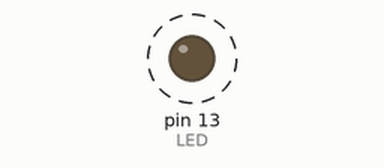
Simulated run of this sketch. Board: Arduino Uno, built with avr-gcc and run on an emulated ATmega328P. On the bench: output pins drawn as LEDs (lit = HIGH). Dashed ring = blinking.

Above: at 0.5 s.
Timing chart, 0 to 4.6 s (numbered marks = the images above):
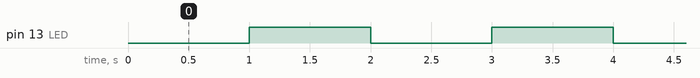

The sketch:

tema6.ino
```cpp
#include <TimerOne.h>

#define PARPADEO_OK 	1000000
#define PARPADEO_ERR 	50000
#define LED 13

void setup() {
  pinMode(LED, OUTPUT);
  Timer1.initialize(PARPADEO_OK);	// Inicializamos Temporizador 1 a 1s.
  Timer1.attachInterrupt(parpadea);	// Función asociada al desbordamiento.
  Serial.begin(9600);
}

void parpadea() {
  digitalWrite(LED, !digitalRead(LED));
}

void loop() {
  if (Serial.available() > 0){
    if (Serial.read()=='x') {
      Timer1.setPeriod(PARPADEO_ERR);
    }
    else {
      Timer1.setPeriod(PARPADEO_OK);
    }
  }
}
```

Measured:
- by itself, pin 13 (LED): alternates HIGH for 1.0 s and LOW for 1.0 s
